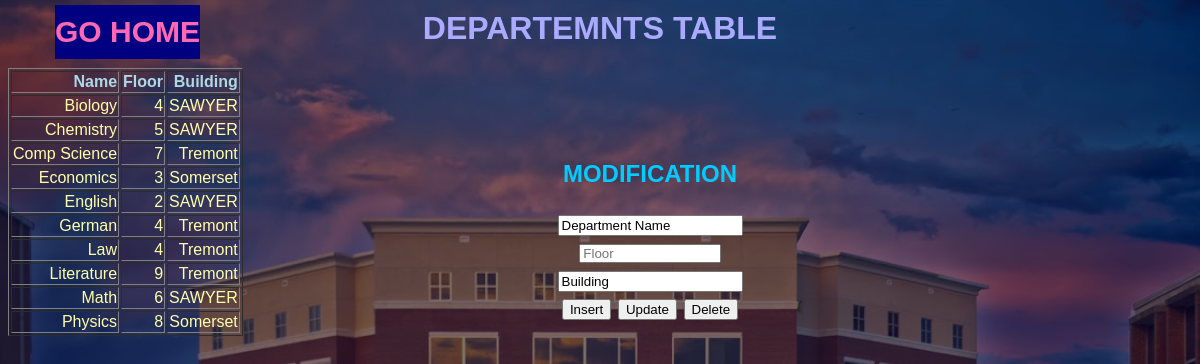
The page /department.php on the database its author committed.
### tables this page shows
CREATE TABLE `department` (
  `dep_name` varchar(300) NOT NULL,
  `floor` int(11) DEFAULT NULL,
  `building` varchar(300) DEFAULT NULL
);

### department.php (the view, shortened to what this page needs)
<?php
    include_once 'includes/dbh.inc.php';
    ?>
<!DOCTYPE html>
<html lang="en" dir="ltr">
  <head>
    <link rel="stylesheet" type="text/css" href="style.css">
<h1>Departemnts Table</h1>
  </head>
  <body>
    <div id="table" class="students">
      <table class="studtable sortable jquery-tablesorter" border="1" style="text-align:right;">
        <thead>
          <tr>
            <th class="headerSort headerSortUP" tabindex="0" role="columnheader button" title="Sort ascending">Name</th>
            <th class="headerSort" tabindex="0" role="columnheader button" title="Sort ascending">Floor</th>
            <th class="headerSort" tabindex="0" role="columnheader button" title="Sort ascending">Building</th>
          </tr>
        </thead>
        <tbody>
          <?php
          $sql ="SELECT * FROM department;";
          $result = mysqli_query($conn,$sql);
          $resultCheck = mysqli_num_rows($result);
          if ($resultCheck > 0){
            while ($row =mysqli_fetch_assoc($result)){
              echo "<tr>";
              echo "<td>";
              echo $row['dep_name'] ."<br>";
              echo "</td>";
              echo "<td>";
              echo $row['floor'] ."<br>";
              echo "</td>";
              echo "<td>";
              echo $row['building'] ."<br>";
              echo "</td>";
          }
      }
      ?>
    </div>
    <div class="absolute">
      <form action="includes/dep.inc.php" method="POST">
        <h2>Modification<h2>
        <input type="text" name="dep_name" value="Department Name">
        <br>
        <input type="number" min=2 max=9 class="numb" name="floor" placeholder="Floor">
        <input type="text" name="building" value="Building">
        <br>
        <button type=" submit" name='insert'>Insert</button>
        <button type=" submit" name='update'>Update</button>
        <button type=" submit" name='delete'>Delete</button>
      </form>
    </div>
  <a href="../php_thing" class='pos' >GO HOME</a>
  </body>
</html>

### style.css (style rules this page uses)
body { margin: 1000; padding: 0; text-align: center; background: linear-gradient(rgba(0,0,50,0.5),rgba(0,0,50,0.5)),url(library_0.jpg); background-size: cover; font-family: sans-serif; }
h1 { margin-top: 10px; color: #AAf; text-transform: uppercase; transition: all 4 ease-in-out; }
thead { margin-top: 10px; color: #add8e6; transition: all 4 ease-in-out; }
tbody { right: 30px; color: #ffa; transition: all 4 ease-in-out; }
h2 { margin-top: 10px; color: #0CF; text-transform: uppercase; transition: all 4 ease-in-out; }
a:link, a:visited { font-size: 30px; text-decoration: none; padding: 10px 0px; color: hotpink; font-weight: bold; background-color: #000080; }

### department.php (style rules this page uses)
div.absolute { position: absolute; top: 150px; right: 400px; width: 300px; height: 300px; border: 0px solid #FFFF; }
input.numb { width: 10em; height: 1em; }
a.pos { position: absolute; top: 5px; right: 1000px; border: 0px solid #FFFF; }

### rows shown on the page
department: dep_name "Biology", floor "4", building "SAWYER"
department: dep_name "Chemistry", floor "5", building "SAWYER"
department: dep_name "Comp Science", floor "7", building "Tremont"
department: dep_name "Economics", floor "3", building "Somerset"
department: dep_name "English", floor "2", building "SAWYER"
department: dep_name "German", floor "4", building "Tremont"
department: dep_name "Law", floor "4", building "Tremont"
department: dep_name "Literature", floor "9", building "Tremont"
department: dep_name "Math", floor "6", building "SAWYER"
department: dep_name "Physics", floor "8", building "Somerset"
